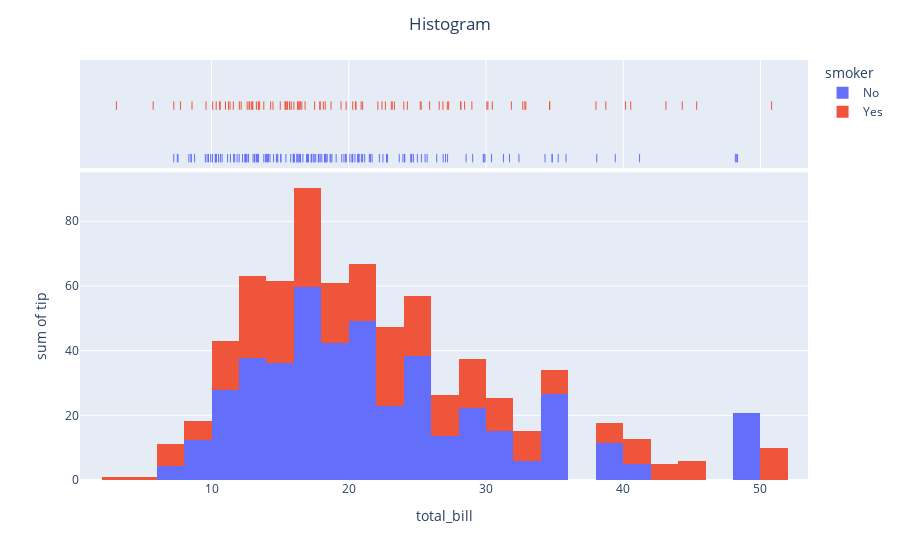

Notebook code cell kept with this figure:
### Code cell
fig=px.histogram(df_tips,x='total_bill', y='tip',
                 color='smoker', marginal='rug',
                 hover_data=df_tips.columns)
fig.update_layout(title_text='Histogram', title_x=0.5)
fig.show()

### Figure 1 — Plotly figure (JSON) as saved in the notebook; plotly's stock layout.template omitted (floating-point values rounded to 4 significant figures; data arrays with more than 128 entries replaced by an {"elided": "..."} marker saying what was removed)
{"data": [{"alignmentgroup": "True", "bingroup": "x", "histfunc": "sum", "hovertemplate": "smoker=No<br>total_bill=%{x}<br>sum of tip=%{y}<extra></extra>", "legendgroup": "No", "marker": {"color": "#636efa", "pattern": {"shape": ""}}, "name": "No", "offsetgroup": "No", "orientation": "v", "showlegend": true, "type": "histogram", "x": {"elided": "151 float values"}, "xaxis": "x", "y": {"elided": "151 float values"}, "yaxis": "y"}, {"alignmentgroup": "True", "boxpoints": "all", "customdata": {"elided": "151x5 mixed values"}, "fillcolor": "rgba(255,255,255,0)", "hoveron": "points", "hovertemplate": "smoker=%{customdata[1]}<br>total_bill=%{x}<br>sex=%{customdata[0]}<br>day=%{customdata[2]}<br>time=%{customdata[3]}<br>size=%{customdata[4]}<extra></extra>", "jitter": 0, "legendgroup": "No", "line": {"color": "rgba(255,255,255,0)"}, "marker": {"color": "#636efa", "symbol": "line-ns-open"}, "name": "No", "offsetgroup": "No", "showlegend": false, "type": "box", "x": {"elided": "151 float values"}, "xaxis": "x2", "yaxis": "y2"}, {"alignmentgroup": "True", "bingroup": "x", "histfunc": "sum", "hovertemplate": "smoker=Yes<br>total_bill=%{x}<br>sum of tip=%{y}<extra></extra>", "legendgroup": "Yes", "marker": {"color": "#EF553B", "pattern": {"shape": ""}}, "name": "Yes", "offsetgroup": "Yes", "orientation": "v", "showlegend": true, "type": "histogram", "x": [38.01, 11.24, 20.29, 13.81, 11.02, 18.29, 3.07, 15.01, 26.86, 25.28, 17.92, 19.44, 32.68, 28.97, 5.75, 16.32, 40.17, 27.28, 12.03, 21.01, 11.35, 15.38, 44.3, 22.42, 15.36, 20.49, 25.21, 14.31, 16, 17.51, 10.59, 10.63, 50.81, 15.81, 7.25, 31.85, 16.82, 32.9, 17.89, 14.48, 9.6, 34.63, 34.65, 23.33, 45.35, 23.17, 40.55, 20.9, 30.46, 18.15, 23.1, 15.69, 19.81, 28.44, 15.48, 16.58, 10.34, 43.11, 13, 13.51, 18.71, 12.74, 13, 16.4, 20.53, 16.47, 26.59, 38.73, 24.27, 12.76, 30.06, 25.89, 13.27, 28.17, 12.9, 28.15, 11.59, 7.74, 30.14, 12.16, 13.42, 8.58, 13.42, 16.27, 10.09, 22.12, 24.01, 15.69, 15.53, 12.6, 32.83, 27.18, 22.67], "xaxis": "x", "y": [3, 1.76, 3.21, 2, 1.98, 3.76, 1, 2.09, 3.14, 5, 3.08, 3, 5, 3, 1, 4.3, 4.73, 4, 1.5, 3, 2.5, 3, 2.5, 3.48, 1.64, 4.06, 4.29, 4, 2, 3, 1.61, 2, 10, 3.16, 5.15, 3.18, 4, 3.11, 2, 2, 4, 3.55, 3.68, 5.65, 3.5, 6.5, 3, 3.5, 2, 3.5, 4, 1.5, 4.19, 2.56, 2.02, 4, 2, 5, 2, 2, 4, 2.01, 2, 2.5, 4, 3.23, 3.41, 3, 2.03, 2.23, 2, 5.16, 2.5, 6.5, 1.1, 3, 1.5, 1.44, 3.09, 2.2, 3.48, 1.92, 1.58, 2.5, 2, 2.88, 2, 3, 3, 1, 1.17, 2, 2], "yaxis": "y"}, {"alignmentgroup": "True", "boxpoints": "all", "customdata": {"elided": "93x5 mixed values"}, "fillcolor": "rgba(255,255,255,0)", "hoveron": "points", "hovertemplate": "smoker=%{customdata[1]}<br>total_bill=%{x}<br>sex=%{customdata[0]}<br>day=%{customdata[2]}<br>time=%{customdata[3]}<br>size=%{customdata[4]}<extra></extra>", "jitter": 0, "legendgroup": "Yes", "line": {"color": "rgba(255,255,255,0)"}, "marker": {"color": "#EF553B", "symbol": "line-ns-open"}, "name": "Yes", "offsetgroup": "Yes", "showlegend": false, "type": "box", "x": [38.01, 11.24, 20.29, 13.81, 11.02, 18.29, 3.07, 15.01, 26.86, 25.28, 17.92, 19.44, 32.68, 28.97, 5.75, 16.32, 40.17, 27.28, 12.03, 21.01, 11.35, 15.38, 44.3, 22.42, 15.36, 20.49, 25.21, 14.31, 16, 17.51, 10.59, 10.63, 50.81, 15.81, 7.25, 31.85, 16.82, 32.9, 17.89, 14.48, 9.6, 34.63, 34.65, 23.33, 45.35, 23.17, 40.55, 20.9, 30.46, 18.15, 23.1, 15.69, 19.81, 28.44, 15.48, 16.58, 10.34, 43.11, 13, 13.51, 18.71, 12.74, 13, 16.4, 20.53, 16.47, 26.59, 38.73, 24.27, 12.76, 30.06, 25.89, 13.27, 28.17, 12.9, 28.15, 11.59, 7.74, 30.14, 12.16, 13.42, 8.58, 13.42, 16.27, 10.09, 22.12, 24.01, 15.69, 15.53, 12.6, 32.83, 27.18, 22.67], "xaxis": "x2", "yaxis": "y2"}], "layout": {"barmode": "relative", "legend": {"title": {"text": "smoker"}, "tracegroupgap": 0}, "margin": {"t": 60}, "title": {"text": "Histogram", "x": 0.5}, "xaxis": {"anchor": "y", "domain": [0, 1], "title": {"text": "total_bill"}}, "xaxis2": {"anchor": "y2", "domain": [0, 1], "matches": "x", "showgrid": true, "showticklabels": false}, "yaxis": {"anchor": "x", "domain": [0, 0.7326], "title": {"text": "sum of tip"}}, "yaxis2": {"anchor": "x2", "domain": [0.7426, 1], "matches": "y2", "showgrid": false, "showline": false, "showticklabels": false, "ticks": ""}}}
